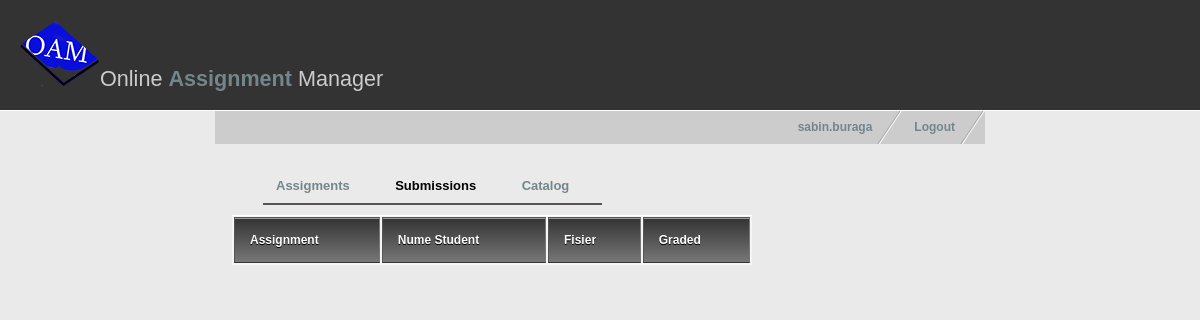
Before: /profsubs.php?name=Tehnologii Web (signed in) with the older database file.
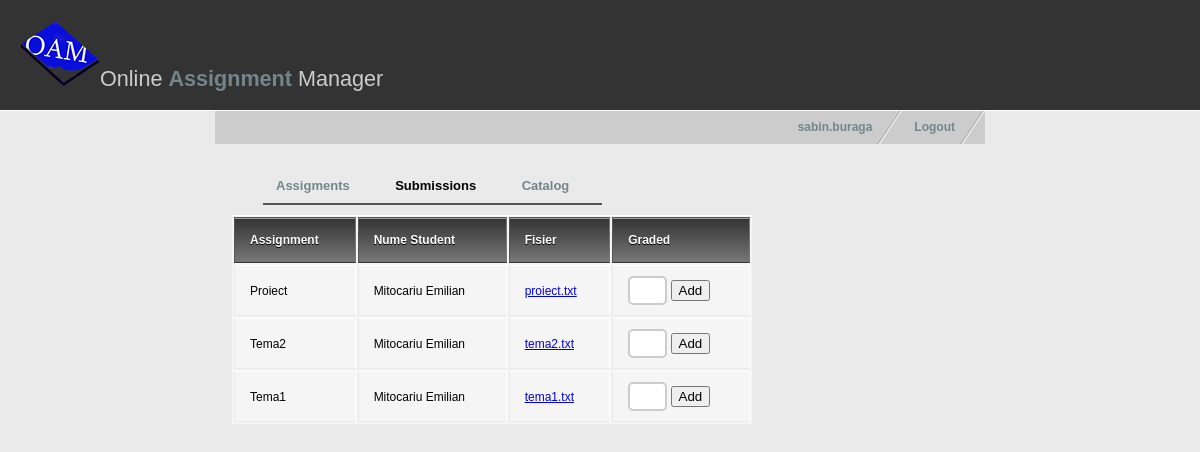
After: the same page with the newer database file.
### tables this page shows
CREATE TABLE Submission(
  IdSubmission INT(10) PRIMARY KEY,
  IdStudent INT(10) NOT NULL,
  IdAssignment INT(10) NOT NULL,
  Data DATE NOT NULL,
  Path VARCHAR(255),
  FOREIGN KEY(IdStudent) REFERENCES Student(IdStudent),
  FOREIGN KEY(IdAssignment) REFERENCES Assignment(IdAssignment)
  );

CREATE TABLE Assignment(
  IdAssignment INT(10) PRIMARY KEY,
  IdMaterie INT(10) NOT NULL,
  Titlu VARCHAR(30) NOT NULL,
  Descriere VARCHAR(255),
  AssignDate DATE NOT NULL,
  DueDate DATE NOT NULL,
  Punctaj DECIMAL(3) NOT NULL,
  Path VARCHAR(255),
  FOREIGN KEY(IdMaterie) REFERENCES Materie(IdMaterie)
  );

CREATE TABLE Student(
  IdStudent INT(10) PRIMARY KEY,
  Nume VARCHAR(30) NOT NULL,
  Prenume VARCHAR(30) NOT NULL,
  Email VARCHAR(50),
  Matricol VARCHAR(20),
  Semestru INT(1), 
  IdFacultate INT(10),
  IdAccount INT(10),  
  CHECK (Email LIKE '%@%.%'),
  FOREIGN KEY(IdFacultate) REFERENCES Facultate(IdFacultate),
  FOREIGN KEY(IdAccount) REFERENCES Account(IdAccount)
  );

### profsubs.php (the view, shortened to what this page needs)
<!DOCTYPE html>
<?php
  $username = $_SESSION['username'];
  $numemat=$_GET["name"];
?>
<html xmlns="http://www.w3.org/1999/xhtml" xml:lang="en" lang="en">
<head>
<link href="style.css" rel="stylesheet" type="text/css" />
</head>
<body>
<div id="header">
  <h1><img src="images/oamlogo3.png" alt="" />Online <span style="font-weight:bold; color:#73868C;">Assignment</span> Manager</h1>
</div>
<div id="container">
    <ul id="nav">
	  <li><a href="index.html">Logout</a></li>
      <li><a href="profindex.php"><?php echo $username ?></a></li>
    </ul>
  <div id="contentleft">
    <ul id="nav2">
      <li><a href="profesorcourse.php?name=<?php print $numemat?>">Assigments</a></li>
      <li><a href="#" style="color: #000;">Submissions</a></li>
      <li><a href="profcatalog.php?name=<?php print $numemat?>" target="_blank">Catalog</a></li>
    </ul>
    <table style="width: 520px; margin-left: 5px;">
      <thead>
        <tr>
          <th>Assignment</th>
          <th>Nume Student</th>
          <th>Fisier</th>
          <th>Graded</th>
      </thead>
      <tbody>
	  <?php
		$result = mysql_query("SELECT  submission.idSubmission as idsub, student.Nume as nume, student.Prenume as prenume,
        assignment.Titlu as titlu, submission.Path as path, nota.Nota as nota
        FROM student join submission on student.IdStudent = submission.IdStudent
        JOIN assignment on submission.IdAssignment = assignment.IdAssignment
        LEFT JOIN nota on submission.IdSubmission = nota.IdSubmission
		join materie on materie.IdMaterie = assignment.IdMaterie
        WHERE submission.Data < assignment.DueDate and materie.nume = '$numemat'
        ORDER BY submission.Data DESC;");
		while($line = mysql_fetch_array($result, MYSQL_ASSOC)) {
        $den = end(explode('/', $line["path"]));
	  echo '<tr>
        <td>',$line["titlu"],'</td>
        <td>',$line["nume"],' ',$line["prenume"],'</td>
        <td><a href="',$line["path"],'">',$den,'</a></td>';
    if(!is_null($line['nota'])){
      echo '<td>',"&#10003;",'</td>';
    }else{
      echo '<td><form action="addnota.php" method="post">
    <input type="text" size="1" name="nota">
    <input type="submit" name="submit" value="Add">
    <input type="hidden" name="idsub" value=',$line["idsub"],'>
  </form></td>';
	}
    echo '</tr>';
      }
      ?>
      </tbody>
    </table>
  </div>
</div>
</body>
</html>

### style.css (style rules this page uses)
body { margin: 0; padding: 0; font: 75% tahoma, Verdana, Arial, sans-serif; line-height: 1.8em; background: #eaeaea url(images/bg.jpg) top left repeat-x; }
#header { background: #333; padding: 20px; border-bottom: 1px solid #fff; }
#header h1 { padding: 0; margin: 0; font-family: Georgia, sans-serif; font-weight: normal; font-size: 180%; color: #ccc; }
#container { width: 770px; margin: 0 auto; padding: 0; }
#nav { float: right; width: 100%; margin: 0; padding: 0px; list-style: none; background: #ccc; }
#nav li { float: right; margin: 0; padding: 0; }
#nav a { float:left; display: block; padding: 0.5em 2.5em 0.5em 1em; text-decoration: none; font-weight: bold; font-size: 100%; color: #73868c; background: #ccc url(images/nav_slant.gif) no-repeat top right; }
#nav2 { width: 100%; padding: 0; list-style: none; padding: 0 0 0 3em; }
#nav2 a { float: left; display: block; padding: 0.7em 2.5em 0.5em 1em; text-decoration: none; font-weight: bold; font-size: 100%; color: #73868c; border-bottom: 2px solid #555; margin-bottom:10px; font-size: 13px; }
#contentleft { float: left; margin-top: 10px; width: 450px; padding: 0 1em 1em 1em; }
table { background: #f5f5f5; border-collapse: separate; box-shadow: inset 0 1px 0 #fff; font-size: 12px; line-height: 24px; margin-left: 53px; text-align: left; width: 270px; }
th { background: linear-gradient(#333, #777); border-left: 1px solid #555; border-right: 1px solid #777; border-top: 1px solid #555; border-bottom: 1px solid #333; box-shadow: inset 0 1px 0 #999; color: #fff; font-weight: bold; padding: 10px 15px; position: relative; text-shadow: 0 1px 0 #000; }
td { border-right: 1px solid #fff; border-left: 1px solid #e8e8e8; border-top: 1px solid #fff; border-bottom: 1px solid #e8e8e8; padding: 10px 15px; position: relative; }
h1 { font-family: Georgia, serif; font-size: 180%; padding: 30px 0 10px 0; color: #73868c; }
form input[type=text] { padding:5px; border:2px solid #ccc; -webkit-border-radius: 5px; border-radius: 5px; }

Changed rows visible on the page:
added submission: IdAssignment.Titlu "Proiect", IdStudent.Nume "Mitocariu", IdStudent.Prenume "Emilian", Path "proiect.txt"
added submission: IdAssignment.Titlu "Tema2", IdStudent.Nume "Mitocariu", IdStudent.Prenume "Emilian", Path "tema2.txt"
added submission: IdAssignment.Titlu "Tema1", IdStudent.Nume "Mitocariu", IdStudent.Prenume "Emilian", Path "tema1.txt"
